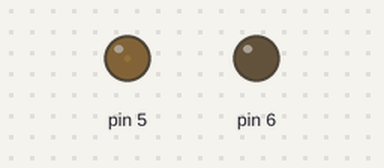
Recording of a sketch running on a simulated Arduino Uno, built with avr-gcc and run on an emulated ATmega328P. Shown: output pins drawn as LEDs (lit = HIGH).

Above: at 0.05 s.
At 0.65 s:
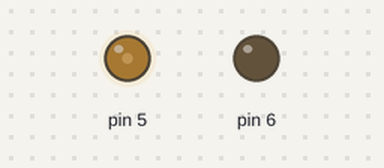
At 1.3 s:
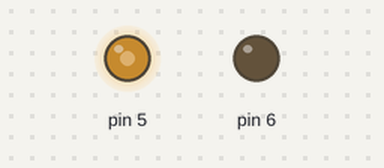
At 2.55 s:
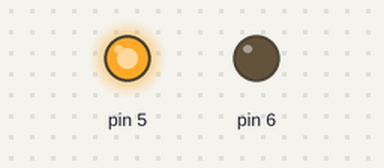
Timing chart, 0 to 5.9 s (numbered marks = the images above):
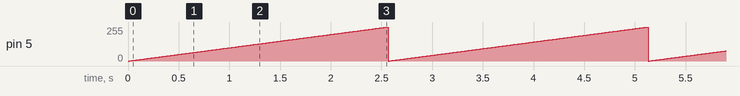

The sketch:

Oliver_s_Bot.ino
```cpp
int powerLevel = 0;

void setup() {
  // put your setup code here, to run once:
  pinMode(5, OUTPUT);
  pinMode(6, OUTPUT);
}

void loop() {
  // put your main code here, to run repeatedly:
  analogWrite(5, powerLevel);
  powerLevel++;
  if (powerLevel > 255) {
    powerLevel = 0;
  }
  digitalWrite(6, LOW);
  delay(10);
}
```

Measured:
- by itself, pin 5: ramps from 0/255 to 255/255 and jumps back, once every 2.6 s
